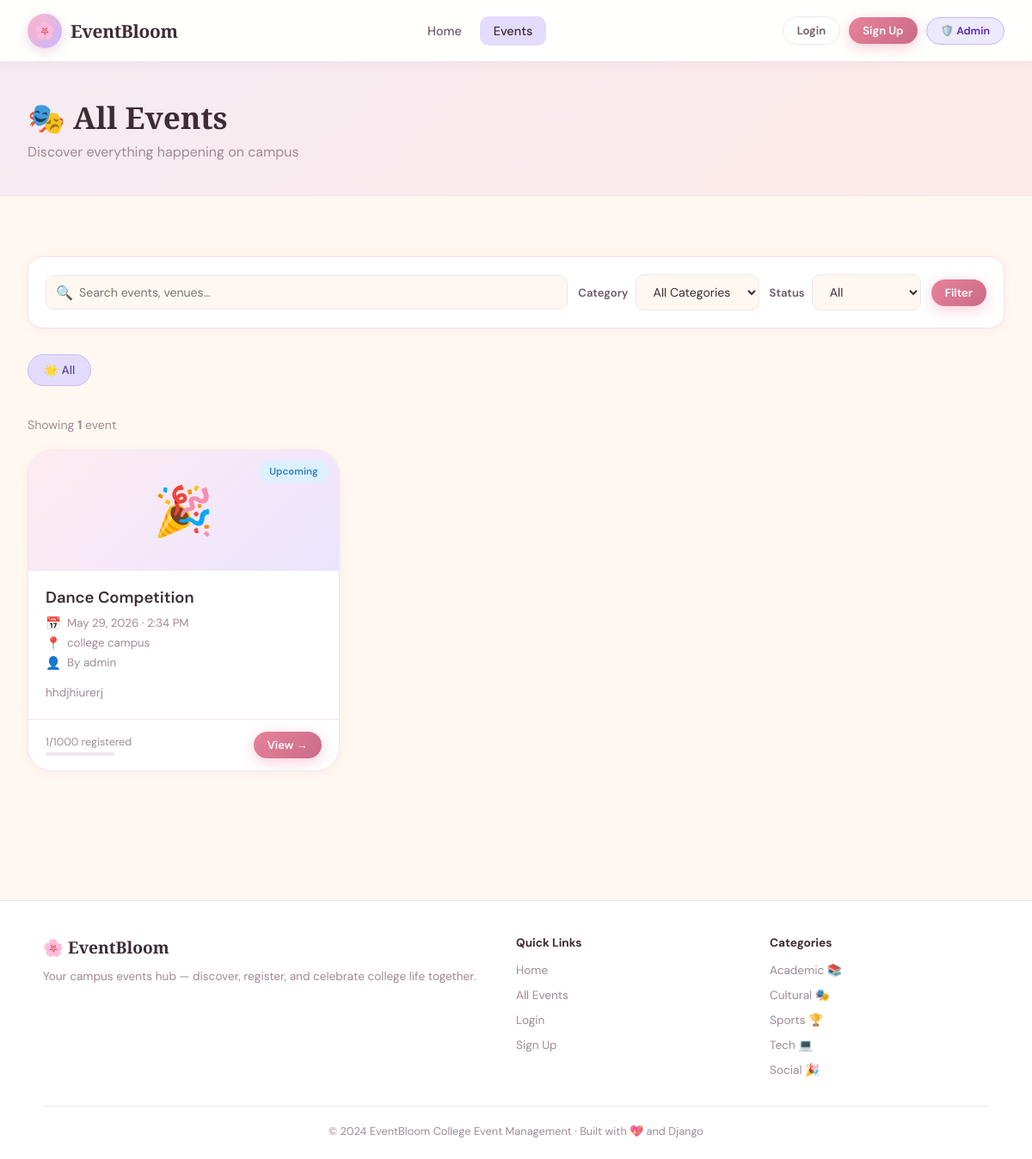
Screenshot of /events/ with the database file from the repository.
### events/models.py (models this page shows, shortened)
class Event(models.Model):
    STATUS_CHOICES = [
        ('upcoming', 'Upcoming'),
        ('ongoing', 'Ongoing'),
        ('completed', 'Completed'),
        ('cancelled', 'Cancelled'),
    ]
    title = models.CharField(max_length=200)
    description = models.TextField()
    category = models.ForeignKey(Category, on_delete=models.SET_NULL, null=True, blank=True)
    organizer = models.ForeignKey(User, on_delete=models.CASCADE, related_name='organized_events')
    venue = models.CharField(max_length=200)
    date = models.DateField()
    start_time = models.TimeField()
    end_time = models.TimeField()
    max_participants = models.PositiveIntegerField(default=100)
    registration_deadline = models.DateTimeField()
    status = models.CharField(max_length=20, choices=STATUS_CHOICES, default='upcoming')
    image_url = models.CharField(max_length=500, blank=True, default='')
    created_at = models.DateTimeField(auto_now_add=True)
    updated_at = models.DateTimeField(auto_now=True)
    is_featured = models.BooleanField(default=False)
    @property
    def registered_count(self):
        return self.registrations.filter(status='confirmed').count()
    class Meta:
        ordering = ['date', 'start_time']

### events/views.py (the view)
# urls.py: path('events/', views.event_list, name='event_list'),
def event_list(request):
    events = Event.objects.all()
    category_id = request.GET.get('category')
    status = request.GET.get('status')
    search = request.GET.get('search')
    if category_id:
        events = events.filter(category_id=category_id)
    if status:
        events = events.filter(status=status)
    if search:
        events = events.filter(Q(title__icontains=search) | Q(description__icontains=search) | Q(venue__icontains=search))
    categories = Category.objects.all()
    context = {'events': events, 'categories': categories, 'selected_category': category_id, 'selected_status': status, 'search': search}
    return render(request, 'events/event_list.html', context)

### templates/events/event_list.html (shortened to what this page needs)
{% extends 'events/base.html' %}
{% block content %}
<div class="page-header">
  <div class="page-header-inner">
    <h1>🎭 All Events</h1>
    <p>Discover everything happening on campus</p>
  </div>
</div>
<div class="section">
  <form method="get" class="filters-bar">
    <div class="search-wrap" style="flex:2;">
      <span class="search-icon">🔍</span>
      <input type="text" name="search" class="form-input" placeholder="Search events, venues…" value="{{ search|default:'' }}">
    </div>
    <div class="filter-group">
      <span class="filter-label">Category</span>
      <select name="category" class="form-select" style="width:auto;">
        <option value="">All Categories</option>
      </select>
    </div>
    <div class="filter-group">
      <span class="filter-label">Status</span>
      <select name="status" class="form-select" style="width:auto;">
        <option value="">All</option>
      </select>
    </div>
    <button type="submit" class="btn btn-primary btn-sm">Filter</button>
  </form>
  <div class="categories-row">
    <a href="{% url 'event_list' %}" class="category-pill {% if not selected_category %}active{% endif %}">🌟 All</a>
  </div>
  {% if events %}
  <p style="color:var(--text-soft); font-size:0.88rem; margin-bottom:20px;">
    Showing <strong>{{ events|length }}</strong> event{{ events|length|pluralize }}
  </p>
  <div class="events-grid">
    {% for event in events %}
    {% include 'events/partials/event_card.html' %}
    {% endfor %}
  </div>
  {% endif %}
</div>
{% endblock %}

### templates/events/partials/event_card.html (shortened to what this page needs)
{% load static %}
<div class="event-card">
  <div class="card-header" style="background: linear-gradient(135deg,
    {% if event.category %}{{ event.category.color }}{% else %}#FFB3C6{% endif %}40,
    {% if event.category %}{{ event.category.color }}{% else %}#C9B8FF{% endif %}60);">
    <span>{% if event.category %}{{ event.category.icon }}{% else %}🎉{% endif %}</span>
    <span class="card-status status-{{ event.status }}">{{ event.get_status_display }}</span>
  </div>
  <div class="card-body">
    <div class="card-title">{{ event.title }}</div>
    <div class="card-meta">
      <div class="meta-item">
        <span class="meta-icon">📅</span>
        <span>{{ event.date|date:"M d, Y" }} · {{ event.start_time|time:"g:i A" }}</span>
      </div>
      <div class="meta-item">
        <span class="meta-icon">📍</span>
        <span>{{ event.venue }}</span>
      </div>
      <div class="meta-item">
        <span class="meta-icon">👤</span>
        <span>By {{ event.organizer.get_full_name|default:event.organizer.username }}</span>
      </div>
    </div>
    <p style="font-size:0.85rem; color:var(--text-soft); line-height:1.5;">
      {{ event.description|truncatewords:18 }}
    </p>
  </div>
  <div class="card-footer">
    <div>
      <div class="spots-indicator">
        {{ event.registered_count }}/{{ event.max_participants }} registered
      </div>
      <div class="spots-bar">
      </div>
    </div>
    <a href="{% url 'event_detail' event.pk %}" class="btn btn-primary btn-sm">View →</a>
  </div>
</div>

### rows the page displays
Event: status "Upcoming", title "Dance Competition", date "May 29, 2026", start_time "2:34 PM", venue "college campus", organizer.get_full_name "admin", description "hhdjhiurerj", registered_count "1", max_participants "1000"

### other values shown
{{ events|length }} "1"
